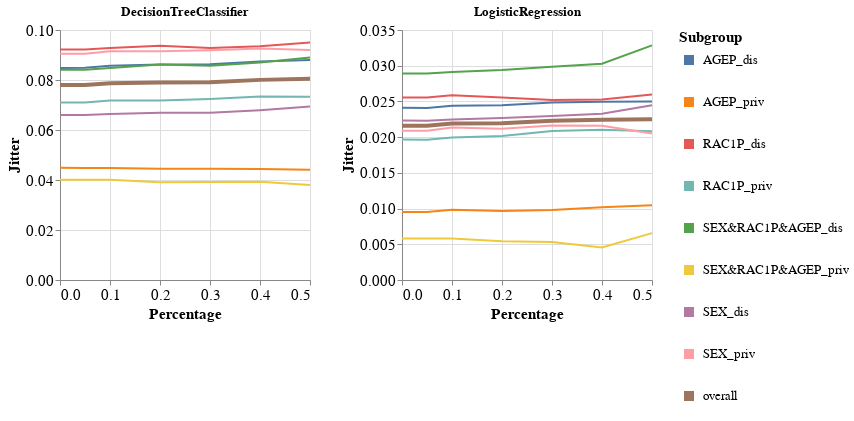

The notebook cell this image was saved under:
### Markdown cell above
### Specific subgroup metric per dataset and multiple models

### Code cell
visualizer.create_subgroups_grid_pct_lines_per_model_plot(subgroup_metric='Jitter',
                                                          target_preprocessing_technique=PREPROCESSING_TECHNIQUES[0],
                                                          model_names=MODEL_NAMES)

### Figure 1 — Vega-Lite specification as saved in the notebook (floating-point values rounded to 4 significant figures)
{"config": {"view": {"continuousWidth": 400, "continuousHeight": 300}, "axis": {"labelFontSize": 15, "titleFontSize": 15}, "legend": {"labelFontSize": 13, "symbolStrokeWidth": 10, "titleFontSize": 15}}, "vconcat": [{"hconcat": [{"mark": "line", "encoding": {"color": {"field": "Subgroup", "type": "nominal"}, "strokeWidth": {"condition": {"value": 4, "test": "datum.Subgroup == 'overall'"}, "value": 2}, "x": {"field": "Percentage", "type": "quantitative"}, "y": {"field": "Metric_Value", "title": "Jitter", "type": "quantitative"}}, "height": 250, "title": "DecisionTreeClassifier", "width": 250}, {"data": {"name": "data-3d122676b78313dbaa237c49a64054c4"}, "mark": "line", "encoding": {"color": {"field": "Subgroup", "type": "nominal"}, "strokeWidth": {"condition": {"value": 4, "test": "datum.Subgroup == 'overall'"}, "value": 2}, "x": {"field": "Percentage", "type": "quantitative"}, "y": {"field": "Metric_Value", "title": "Jitter", "type": "quantitative"}}, "height": 250, "title": "LogisticRegression", "width": 250}]}], "data": {"name": "data-2ae7fdf6c2a7648b239f8c2bcee95294"}, "$schema": "https://vega.github.io/schema/vega-lite/v4.17.0.json", "datasets": {"data-2ae7fdf6c2a7648b239f8c2bcee95294": [{"Model_Name": "DecisionTreeClassifier", "Test_Set_Index": 0.0, "Metric": "Jitter", "Subgroup": "AGEP_dis", "Num_Estimators": 10.0, "Metric_Value": 0.08484, "Percentage": 0.0}, {"Model_Name": "DecisionTreeClassifier", "Test_Set_Index": 0.0, "Metric": "Jitter", "Subgroup": "AGEP_priv", "Num_Estimators": 10.0, "Metric_Value": 0.04487, "Percentage": 0.0}, {"Model_Name": "DecisionTreeClassifier", "Test_Set_Index": 0.0, "Metric": "Jitter", "Subgroup": "RAC1P_dis", "Num_Estimators": 10.0, "Metric_Value": 0.09223, "Percentage": 0.0}, {"Model_Name": "DecisionTreeClassifier", "Test_Set_Index": 0.0, "Metric": "Jitter", "Subgroup": "RAC1P_priv", "Num_Estimators": 10.0, "Metric_Value": 0.07098, "Percentage": 0.0}, {"Model_Name": "DecisionTreeClassifier", "Test_Set_Index": 0.0, "Metric": "Jitter", "Subgroup": "SEX&RAC1P&AGEP_dis", "Num_Estimators": 10.0, "Metric_Value": 0.08408, "Percentage": 0.0}, {"Model_Name": "DecisionTreeClassifier", "Test_Set_Index": 0.0, "Metric": "Jitter", "Subgroup": "SEX&RAC1P&AGEP_priv", "Num_Estimators": 10.0, "Metric_Value": 0.04015, "Percentage": 0.0}, {"Model_Name": "DecisionTreeClassifier", "Test_Set_Index": 0.0, "Metric": "Jitter", "Subgroup": "SEX_dis", "Num_Estimators": 10.0, "Metric_Value": 0.06597, "Percentage": 0.0}, {"Model_Name": "DecisionTreeClassifier", "Test_Set_Index": 0.0, "Metric": "Jitter", "Subgroup": "SEX_priv", "Num_Estimators": 10.0, "Metric_Value": 0.09048, "Percentage": 0.0}, {"Model_Name": "DecisionTreeClassifier", "Test_Set_Index": 0.0, "Metric": "Jitter", "Subgroup": "overall", "Num_Estimators": 10.0, "Metric_Value": 0.078, "Percentage": 0.0}, {"Model_Name": "DecisionTreeClassifier", "Test_Set_Index": 1.0, "Metric": "Jitter", "Subgroup": "AGEP_dis", "Num_Estimators": 10.0, "Metric_Value": 0.08487, "Percentage": 0.05}, {"Model_Name": "DecisionTreeClassifier", "Test_Set_Index": 1.0, "Metric": "Jitter", "Subgroup": "AGEP_priv", "Num_Estimators": 10.0, "Metric_Value": 0.04481, "Percentage": 0.05}, {"Model_Name": "DecisionTreeClassifier", "Test_Set_Index": 1.0, "Metric": "Jitter", "Subgroup": "RAC1P_dis", "Num_Estimators": 10.0, "Metric_Value": 0.09224, "Percentage": 0.05}, {"Model_Name": "DecisionTreeClassifier", "Test_Set_Index": 1.0, "Metric": "Jitter", "Subgroup": "RAC1P_priv", "Num_Estimators": 10.0, "Metric_Value": 0.071, "Percentage": 0.05}, {"Model_Name": "DecisionTreeClassifier", "Test_Set_Index": 1.0, "Metric": "Jitter", "Subgroup": "SEX&RAC1P&AGEP_dis", "Num_Estimators": 10.0, "Metric_Value": 0.08408, "Percentage": 0.05}, {"Model_Name": "DecisionTreeClassifier", "Test_Set_Index": 1.0, "Metric": "Jitter", "Subgroup": "SEX&RAC1P&AGEP_priv", "Num_Estimators": 10.0, "Metric_Value": 0.04015, "Percentage": 0.05}, {"Model_Name": "DecisionTreeClassifier", "Test_Set_Index": 1.0, "Metric": "Jitter", "Subgroup": "SEX_dis", "Num_Estimators": 10.0, "Metric_Value": 0.06596, "Percentage": 0.05}, {"Model_Name": "DecisionTreeClassifier", "Test_Set_Index": 1.0, "Metric": "Jitter", "Subgroup": "SEX_priv", "Num_Estimators": 10.0, "Metric_Value": 0.09051, "Percentage": 0.05}, {"Model_Name": "DecisionTreeClassifier", "Test_Set_Index": 1.0, "Metric": "Jitter", "Subgroup": "overall", "Num_Estimators": 10.0, "Metric_Value": 0.07801, "Percentage": 0.05}, {"Model_Name": "DecisionTreeClassifier", "Test_Set_Index": 2.0, "Metric": "Jitter", "Subgroup": "AGEP_dis", "Num_Estimators": 10.0, "Metric_Value": 0.08574, "Percentage": 0.1}, {"Model_Name": "DecisionTreeClassifier", "Test_Set_Index": 2.0, "Metric": "Jitter", "Subgroup": "AGEP_priv", "Num_Estimators": 10.0, "Metric_Value": 0.04477, "Percentage": 0.1}, {"Model_Name": "DecisionTreeClassifier", "Test_Set_Index": 2.0, "Metric": "Jitter", "Subgroup": "RAC1P_dis", "Num_Estimators": 10.0, "Metric_Value": 0.0928, "Percentage": 0.1}, {"Model_Name": "DecisionTreeClassifier", "Test_Set_Index": 2.0, "Metric": "Jitter", "Subgroup": "RAC1P_priv", "Num_Estimators": 10.0, "Metric_Value": 0.07179, "Percentage": 0.1}, {"Model_Name": "DecisionTreeClassifier", "Test_Set_Index": 2.0, "Metric": "Jitter", "Subgroup": "SEX&RAC1P&AGEP_dis", "Num_Estimators": 10.0, "Metric_Value": 0.08475, "Percentage": 0.1}, {"Model_Name": "DecisionTreeClassifier", "Test_Set_Index": 2.0, "Metric": "Jitter", "Subgroup": "SEX&RAC1P&AGEP_priv", "Num_Estimators": 10.0, "Metric_Value": 0.04015, "Percentage": 0.1}, {"Model_Name": "DecisionTreeClassifier", "Test_Set_Index": 2.0, "Metric": "Jitter", "Subgroup": "SEX_dis", "Num_Estimators": 10.0, "Metric_Value": 0.06636, "Percentage": 0.1}, {"Model_Name": "DecisionTreeClassifier", "Test_Set_Index": 2.0, "Metric": "Jitter", "Subgroup": "SEX_priv", "Num_Estimators": 10.0, "Metric_Value": 0.09155, "Percentage": 0.1}, {"Model_Name": "DecisionTreeClassifier", "Test_Set_Index": 2.0, "Metric": "Jitter", "Subgroup": "overall", "Num_Estimators": 10.0, "Metric_Value": 0.07872, "Percentage": 0.1}, {"Model_Name": "DecisionTreeClassifier", "Test_Set_Index": 3.0, "Metric": "Jitter", "Subgroup": "AGEP_dis", "Num_Estimators": 10.0, "Metric_Value": 0.08615, "Percentage": 0.2}, {"Model_Name": "DecisionTreeClassifier", "Test_Set_Index": 3.0, "Metric": "Jitter", "Subgroup": "AGEP_priv", "Num_Estimators": 10.0, "Metric_Value": 0.04446, "Percentage": 0.2}, {"Model_Name": "DecisionTreeClassifier", "Test_Set_Index": 3.0, "Metric": "Jitter", "Subgroup": "RAC1P_dis", "Num_Estimators": 10.0, "Metric_Value": 0.09365, "Percentage": 0.2}, {"Model_Name": "DecisionTreeClassifier", "Test_Set_Index": 3.0, "Metric": "Jitter", "Subgroup": "RAC1P_priv", "Num_Estimators": 10.0, "Metric_Value": 0.07179, "Percentage": 0.2}, {"Model_Name": "DecisionTreeClassifier", "Test_Set_Index": 3.0, "Metric": "Jitter", "Subgroup": "SEX&RAC1P&AGEP_dis", "Num_Estimators": 10.0, "Metric_Value": 0.08617, "Percentage": 0.2}, {"Model_Name": "DecisionTreeClassifier", "Test_Set_Index": 3.0, "Metric": "Jitter", "Subgroup": "SEX&RAC1P&AGEP_priv", "Num_Estimators": 10.0, "Metric_Value": 0.0391, "Percentage": 0.2}, {"Model_Name": "DecisionTreeClassifier", "Test_Set_Index": 3.0, "Metric": "Jitter", "Subgroup": "SEX_dis", "Num_Estimators": 10.0, "Metric_Value": 0.06693, "Percentage": 0.2}, {"Model_Name": "DecisionTreeClassifier", "Test_Set_Index": 3.0, "Metric": "Jitter", "Subgroup": "SEX_priv", "Num_Estimators": 10.0, "Metric_Value": 0.09155, "Percentage": 0.2}, {"Model_Name": "DecisionTreeClassifier", "Test_Set_Index": 3.0, "Metric": "Jitter", "Subgroup": "overall", "Num_Estimators": 10.0, "Metric_Value": 0.07901, "Percentage": 0.2}, {"Model_Name": "DecisionTreeClassifier", "Test_Set_Index": 4.0, "Metric": "Jitter", "Subgroup": "AGEP_dis", "Num_Estimators": 10.0, "Metric_Value": 0.0863, "Percentage": 0.3}, {"Model_Name": "DecisionTreeClassifier", "Test_Set_Index": 4.0, "Metric": "Jitter", "Subgroup": "AGEP_priv", "Num_Estimators": 10.0, "Metric_Value": 0.04448, "Percentage": 0.3}, {"Model_Name": "DecisionTreeClassifier", "Test_Set_Index": 4.0, "Metric": "Jitter", "Subgroup": "RAC1P_dis", "Num_Estimators": 10.0, "Metric_Value": 0.09284, "Percentage": 0.3}, {"Model_Name": "DecisionTreeClassifier", "Test_Set_Index": 4.0, "Metric": "Jitter", "Subgroup": "RAC1P_priv", "Num_Estimators": 10.0, "Metric_Value": 0.07239, "Percentage": 0.3}, {"Model_Name": "DecisionTreeClassifier", "Test_Set_Index": 4.0, "Metric": "Jitter", "Subgroup": "SEX&RAC1P&AGEP_dis", "Num_Estimators": 10.0, "Metric_Value": 0.08575, "Percentage": 0.3}, {"Model_Name": "DecisionTreeClassifier", "Test_Set_Index": 4.0, "Metric": "Jitter", "Subgroup": "SEX&RAC1P&AGEP_priv", "Num_Estimators": 10.0, "Metric_Value": 0.03918, "Percentage": 0.3}, {"Model_Name": "DecisionTreeClassifier", "Test_Set_Index": 4.0, "Metric": "Jitter", "Subgroup": "SEX_dis", "Num_Estimators": 10.0, "Metric_Value": 0.06686, "Percentage": 0.3}, {"Model_Name": "DecisionTreeClassifier", "Test_Set_Index": 4.0, "Metric": "Jitter", "Subgroup": "SEX_priv", "Num_Estimators": 10.0, "Metric_Value": 0.09188, "Percentage": 0.3}, {"Model_Name": "DecisionTreeClassifier", "Test_Set_Index": 4.0, "Metric": "Jitter", "Subgroup": "overall", "Num_Estimators": 10.0, "Metric_Value": 0.07914, "Percentage": 0.3}, {"Model_Name": "DecisionTreeClassifier", "Test_Set_Index": 5.0, "Metric": "Jitter", "Subgroup": "AGEP_dis", "Num_Estimators": 10.0, "Metric_Value": 0.08742, "Percentage": 0.4}, {"Model_Name": "DecisionTreeClassifier", "Test_Set_Index": 5.0, "Metric": "Jitter", "Subgroup": "AGEP_priv", "Num_Estimators": 10.0, "Metric_Value": 0.04439, "Percentage": 0.4}, {"Model_Name": "DecisionTreeClassifier", "Test_Set_Index": 5.0, "Metric": "Jitter", "Subgroup": "RAC1P_dis", "Num_Estimators": 10.0, "Metric_Value": 0.09348, "Percentage": 0.4}, {"Model_Name": "DecisionTreeClassifier", "Test_Set_Index": 5.0, "Metric": "Jitter", "Subgroup": "RAC1P_priv", "Num_Estimators": 10.0, "Metric_Value": 0.07343, "Percentage": 0.4}, {"Model_Name": "DecisionTreeClassifier", "Test_Set_Index": 5.0, "Metric": "Jitter", "Subgroup": "SEX&RAC1P&AGEP_dis", "Num_Estimators": 10.0, "Metric_Value": 0.08702, "Percentage": 0.4}, {"Model_Name": "DecisionTreeClassifier", "Test_Set_Index": 5.0, "Metric": "Jitter", "Subgroup": "SEX&RAC1P&AGEP_priv", "Num_Estimators": 10.0, "Metric_Value": 0.03927, "Percentage": 0.4}, {"Model_Name": "DecisionTreeClassifier", "Test_Set_Index": 5.0, "Metric": "Jitter", "Subgroup": "SEX_dis", "Num_Estimators": 10.0, "Metric_Value": 0.06791, "Percentage": 0.4}, {"Model_Name": "DecisionTreeClassifier", "Test_Set_Index": 5.0, "Metric": "Jitter", "Subgroup": "SEX_priv", "Num_Estimators": 10.0, "Metric_Value": 0.09264, "Percentage": 0.4}, {"Model_Name": "DecisionTreeClassifier", "Test_Set_Index": 5.0, "Metric": "Jitter", "Subgroup": "overall", "Num_Estimators": 10.0, "Metric_Value": 0.08005, "Percentage": 0.4}, {"Model_Name": "DecisionTreeClassifier", "Test_Set_Index": 6.0, "Metric": "Jitter", "Subgroup": "AGEP_dis", "Num_Estimators": 10.0, "Metric_Value": 0.08799, "Percentage": 0.5}, {"Model_Name": "DecisionTreeClassifier", "Test_Set_Index": 6.0, "Metric": "Jitter", "Subgroup": "AGEP_priv", "Num_Estimators": 10.0, "Metric_Value": 0.04412, "Percentage": 0.5}, {"Model_Name": "DecisionTreeClassifier", "Test_Set_Index": 6.0, "Metric": "Jitter", "Subgroup": "RAC1P_dis", "Num_Estimators": 10.0, "Metric_Value": 0.09501, "Percentage": 0.5}, {"Model_Name": "DecisionTreeClassifier", "Test_Set_Index": 6.0, "Metric": "Jitter", "Subgroup": "RAC1P_priv", "Num_Estimators": 10.0, "Metric_Value": 0.0733, "Percentage": 0.5}, {"Model_Name": "DecisionTreeClassifier", "Test_Set_Index": 6.0, "Metric": "Jitter", "Subgroup": "SEX&RAC1P&AGEP_dis", "Num_Estimators": 10.0, "Metric_Value": 0.08899, "Percentage": 0.5}, {"Model_Name": "DecisionTreeClassifier", "Test_Set_Index": 6.0, "Metric": "Jitter", "Subgroup": "SEX&RAC1P&AGEP_priv", "Num_Estimators": 10.0, "Metric_Value": 0.03801, "Percentage": 0.5}, {"Model_Name": "DecisionTreeClassifier", "Test_Set_Index": 6.0, "Metric": "Jitter", "Subgroup": "SEX_dis", "Num_Estimators": 10.0, "Metric_Value": 0.0694, "Percentage": 0.5}, {"Model_Name": "DecisionTreeClassifier", "Test_Set_Index": 6.0, "Metric": "Jitter", "Subgroup": "SEX_priv", "Num_Estimators": 10.0, "Metric_Value": 0.09197, "Percentage": 0.5}, {"Model_Name": "DecisionTreeClassifier", "Test_Set_Index": 6.0, "Metric": "Jitter", "Subgroup": "overall", "Num_Estimators": 10.0, "Metric_Value": 0.08048, "Percentage": 0.5}], "data-3d122676b78313dbaa237c49a64054c4": [{"Model_Name": "LogisticRegression", "Test_Set_Index": 0.0, "Metric": "Jitter", "Subgroup": "AGEP_dis", "Num_Estimators": 10.0, "Metric_Value": 0.0241, "Percentage": 0.0}, {"Model_Name": "LogisticRegression", "Test_Set_Index": 0.0, "Metric": "Jitter", "Subgroup": "AGEP_priv", "Num_Estimators": 10.0, "Metric_Value": 0.00953, "Percentage": 0.0}, {"Model_Name": "LogisticRegression", "Test_Set_Index": 0.0, "Metric": "Jitter", "Subgroup": "RAC1P_dis", "Num_Estimators": 10.0, "Metric_Value": 0.02555, "Percentage": 0.0}, {"Model_Name": "LogisticRegression", "Test_Set_Index": 0.0, "Metric": "Jitter", "Subgroup": "RAC1P_priv", "Num_Estimators": 10.0, "Metric_Value": 0.01968, "Percentage": 0.0}, {"Model_Name": "LogisticRegression", "Test_Set_Index": 0.0, "Metric": "Jitter", "Subgroup": "SEX&RAC1P&AGEP_dis", "Num_Estimators": 10.0, "Metric_Value": 0.0289, "Percentage": 0.0}, {"Model_Name": "LogisticRegression", "Test_Set_Index": 0.0, "Metric": "Jitter", "Subgroup": "SEX&RAC1P&AGEP_priv", "Num_Estimators": 10.0, "Metric_Value": 0.005807, "Percentage": 0.0}, {"Model_Name": "LogisticRegression", "Test_Set_Index": 0.0, "Metric": "Jitter", "Subgroup": "SEX_dis", "Num_Estimators": 10.0, "Metric_Value": 0.02232, "Percentage": 0.0}, {"Model_Name": "LogisticRegression", "Test_Set_Index": 0.0, "Metric": "Jitter", "Subgroup": "SEX_priv", "Num_Estimators": 10.0, "Metric_Value": 0.0209, "Percentage": 0.0}, {"Model_Name": "LogisticRegression", "Test_Set_Index": 0.0, "Metric": "Jitter", "Subgroup": "overall", "Num_Estimators": 10.0, "Metric_Value": 0.02161, "Percentage": 0.0}, {"Model_Name": "LogisticRegression", "Test_Set_Index": 1.0, "Metric": "Jitter", "Subgroup": "AGEP_dis", "Num_Estimators": 10.0, "Metric_Value": 0.02408, "Percentage": 0.05}, {"Model_Name": "LogisticRegression", "Test_Set_Index": 1.0, "Metric": "Jitter", "Subgroup": "AGEP_priv", "Num_Estimators": 10.0, "Metric_Value": 0.00953, "Percentage": 0.05}, {"Model_Name": "LogisticRegression", "Test_Set_Index": 1.0, "Metric": "Jitter", "Subgroup": "RAC1P_dis", "Num_Estimators": 10.0, "Metric_Value": 0.02555, "Percentage": 0.05}, {"Model_Name": "LogisticRegression", "Test_Set_Index": 1.0, "Metric": "Jitter", "Subgroup": "RAC1P_priv", "Num_Estimators": 10.0, "Metric_Value": 0.01965, "Percentage": 0.05}, {"Model_Name": "LogisticRegression", "Test_Set_Index": 1.0, "Metric": "Jitter", "Subgroup": "SEX&RAC1P&AGEP_dis", "Num_Estimators": 10.0, "Metric_Value": 0.0289, "Percentage": 0.05}, {"Model_Name": "LogisticRegression", "Test_Set_Index": 1.0, "Metric": "Jitter", "Subgroup": "SEX&RAC1P&AGEP_priv", "Num_Estimators": 10.0, "Metric_Value": 0.005807, "Percentage": 0.05}, {"Model_Name": "LogisticRegression", "Test_Set_Index": 1.0, "Metric": "Jitter", "Subgroup": "SEX_dis", "Num_Estimators": 10.0, "Metric_Value": 0.0223, "Percentage": 0.05}, {"Model_Name": "LogisticRegression", "Test_Set_Index": 1.0, "Metric": "Jitter", "Subgroup": "SEX_priv", "Num_Estimators": 10.0, "Metric_Value": 0.02088, "Percentage": 0.05}, {"Model_Name": "LogisticRegression", "Test_Set_Index": 1.0, "Metric": "Jitter", "Subgroup": "overall", "Num_Estimators": 10.0, "Metric_Value": 0.02159, "Percentage": 0.05}, {"Model_Name": "LogisticRegression", "Test_Set_Index": 2.0, "Metric": "Jitter", "Subgroup": "AGEP_dis", "Num_Estimators": 10.0, "Metric_Value": 0.02439, "Percentage": 0.1}, {"Model_Name": "LogisticRegression", "Test_Set_Index": 2.0, "Metric": "Jitter", "Subgroup": "AGEP_priv", "Num_Estimators": 10.0, "Metric_Value": 0.009841, "Percentage": 0.1}, {"Model_Name": "LogisticRegression", "Test_Set_Index": 2.0, "Metric": "Jitter", "Subgroup": "RAC1P_dis", "Num_Estimators": 10.0, "Metric_Value": 0.02586, "Percentage": 0.1}, {"Model_Name": "LogisticRegression", "Test_Set_Index": 2.0, "Metric": "Jitter", "Subgroup": "RAC1P_priv", "Num_Estimators": 10.0, "Metric_Value": 0.01996, "Percentage": 0.1}, {"Model_Name": "LogisticRegression", "Test_Set_Index": 2.0, "Metric": "Jitter", "Subgroup": "SEX&RAC1P&AGEP_dis", "Num_Estimators": 10.0, "Metric_Value": 0.02912, "Percentage": 0.1}, {"Model_Name": "LogisticRegression", "Test_Set_Index": 2.0, "Metric": "Jitter", "Subgroup": "SEX&RAC1P&AGEP_priv", "Num_Estimators": 10.0, "Metric_Value": 0.005807, "Percentage": 0.1}, {"Model_Name": "LogisticRegression", "Test_Set_Index": 2.0, "Metric": "Jitter", "Subgroup": "SEX_dis", "Num_Estimators": 10.0, "Metric_Value": 0.02246, "Percentage": 0.1}, {"Model_Name": "LogisticRegression", "Test_Set_Index": 2.0, "Metric": "Jitter", "Subgroup": "SEX_priv", "Num_Estimators": 10.0, "Metric_Value": 0.02135, "Percentage": 0.1}, {"Model_Name": "LogisticRegression", "Test_Set_Index": 2.0, "Metric": "Jitter", "Subgroup": "overall", "Num_Estimators": 10.0, "Metric_Value": 0.02191, "Percentage": 0.1}, {"Model_Name": "LogisticRegression", "Test_Set_Index": 3.0, "Metric": "Jitter", "Subgroup": "AGEP_dis", "Num_Estimators": 10.0, "Metric_Value": 0.02447, "Percentage": 0.2}, {"Model_Name": "LogisticRegression", "Test_Set_Index": 3.0, "Metric": "Jitter", "Subgroup": "AGEP_priv", "Num_Estimators": 10.0, "Metric_Value": 0.009646, "Percentage": 0.2}, {"Model_Name": "LogisticRegression", "Test_Set_Index": 3.0, "Metric": "Jitter", "Subgroup": "RAC1P_dis", "Num_Estimators": 10.0, "Metric_Value": 0.02557, "Percentage": 0.2}, {"Model_Name": "LogisticRegression", "Test_Set_Index": 3.0, "Metric": "Jitter", "Subgroup": "RAC1P_priv", "Num_Estimators": 10.0, "Metric_Value": 0.02015, "Percentage": 0.2}, {"Model_Name": "LogisticRegression", "Test_Set_Index": 3.0, "Metric": "Jitter", "Subgroup": "SEX&RAC1P&AGEP_dis", "Num_Estimators": 10.0, "Metric_Value": 0.0294, "Percentage": 0.2}, {"Model_Name": "LogisticRegression", "Test_Set_Index": 3.0, "Metric": "Jitter", "Subgroup": "SEX&RAC1P&AGEP_priv", "Num_Estimators": 10.0, "Metric_Value": 0.00543, "Percentage": 0.2}, {"Model_Name": "LogisticRegression", "Test_Set_Index": 3.0, "Metric": "Jitter", "Subgroup": "SEX_dis", "Num_Estimators": 10.0, "Metric_Value": 0.02269, "Percentage": 0.2}, {"Model_Name": "LogisticRegression", "Test_Set_Index": 3.0, "Metric": "Jitter", "Subgroup": "SEX_priv", "Num_Estimators": 10.0, "Metric_Value": 0.02117, "Percentage": 0.2}, {"Model_Name": "LogisticRegression", "Test_Set_Index": 3.0, "Metric": "Jitter", "Subgroup": "overall", "Num_Estimators": 10.0, "Metric_Value": 0.02193, "Percentage": 0.2}, {"Model_Name": "LogisticRegression", "Test_Set_Index": 4.0, "Metric": "Jitter", "Subgroup": "AGEP_dis", "Num_Estimators": 10.0, "Metric_Value": 0.02486, "Percentage": 0.3}, {"Model_Name": "LogisticRegression", "Test_Set_Index": 4.0, "Metric": "Jitter", "Subgroup": "AGEP_priv", "Num_Estimators": 10.0, "Metric_Value": 0.00979, "Percentage": 0.3}, {"Model_Name": "LogisticRegression", "Test_Set_Index": 4.0, "Metric": "Jitter", "Subgroup": "RAC1P_dis", "Num_Estimators": 10.0, "Metric_Value": 0.02521, "Percentage": 0.3}, {"Model_Name": "LogisticRegression", "Test_Set_Index": 4.0, "Metric": "Jitter", "Subgroup": "RAC1P_priv", "Num_Estimators": 10.0, "Metric_Value": 0.02085, "Percentage": 0.3}, {"Model_Name": "LogisticRegression", "Test_Set_Index": 4.0, "Metric": "Jitter", "Subgroup": "SEX&RAC1P&AGEP_dis", "Num_Estimators": 10.0, "Metric_Value": 0.02985, "Percentage": 0.3}, {"Model_Name": "LogisticRegression", "Test_Set_Index": 4.0, "Metric": "Jitter", "Subgroup": "SEX&RAC1P&AGEP_priv", "Num_Estimators": 10.0, "Metric_Value": 0.005304, "Percentage": 0.3}, {"Model_Name": "LogisticRegression", "Test_Set_Index": 4.0, "Metric": "Jitter", "Subgroup": "SEX_dis", "Num_Estimators": 10.0, "Metric_Value": 0.02295, "Percentage": 0.3}, {"Model_Name": "LogisticRegression", "Test_Set_Index": 4.0, "Metric": "Jitter", "Subgroup": "SEX_priv", "Num_Estimators": 10.0, "Metric_Value": 0.02163, "Percentage": 0.3}, {"Model_Name": "LogisticRegression", "Test_Set_Index": 4.0, "Metric": "Jitter", "Subgroup": "overall", "Num_Estimators": 10.0, "Metric_Value": 0.02229, "Percentage": 0.3}, {"Model_Name": "LogisticRegression", "Test_Set_Index": 5.0, "Metric": "Jitter", "Subgroup": "AGEP_dis", "Num_Estimators": 10.0, "Metric_Value": 0.02496, "Percentage": 0.4}, {"Model_Name": "LogisticRegression", "Test_Set_Index": 5.0, "Metric": "Jitter", "Subgroup": "AGEP_priv", "Num_Estimators": 10.0, "Metric_Value": 0.01019, "Percentage": 0.4}, {"Model_Name": "LogisticRegression", "Test_Set_Index": 5.0, "Metric": "Jitter", "Subgroup": "RAC1P_dis", "Num_Estimators": 10.0, "Metric_Value": 0.02526, "Percentage": 0.4}, {"Model_Name": "LogisticRegression", "Test_Set_Index": 5.0, "Metric": "Jitter", "Subgroup": "RAC1P_priv", "Num_Estimators": 10.0, "Metric_Value": 0.02104, "Percentage": 0.4}, {"Model_Name": "LogisticRegression", "Test_Set_Index": 5.0, "Metric": "Jitter", "Subgroup": "SEX&RAC1P&AGEP_dis", "Num_Estimators": 10.0, "Metric_Value": 0.03027, "Percentage": 0.4}, {"Model_Name": "LogisticRegression", "Test_Set_Index": 5.0, "Metric": "Jitter", "Subgroup": "SEX&RAC1P&AGEP_priv", "Num_Estimators": 10.0, "Metric_Value": 0.004549, "Percentage": 0.4}, {"Model_Name": "LogisticRegression", "Test_Set_Index": 5.0, "Metric": "Jitter", "Subgroup": "SEX_dis", "Num_Estimators": 10.0, "Metric_Value": 0.02326, "Percentage": 0.4}, {"Model_Name": "LogisticRegression", "Test_Set_Index": 5.0, "Metric": "Jitter", "Subgroup": "SEX_priv", "Num_Estimators": 10.0, "Metric_Value": 0.02159, "Percentage": 0.4}, {"Model_Name": "LogisticRegression", "Test_Set_Index": 5.0, "Metric": "Jitter", "Subgroup": "overall", "Num_Estimators": 10.0, "Metric_Value": 0.02243, "Percentage": 0.4}, {"Model_Name": "LogisticRegression", "Test_Set_Index": 6.0, "Metric": "Jitter", "Subgroup": "AGEP_dis", "Num_Estimators": 10.0, "Metric_Value": 0.02501, "Percentage": 0.5}, {"Model_Name": "LogisticRegression", "Test_Set_Index": 6.0, "Metric": "Jitter", "Subgroup": "AGEP_priv", "Num_Estimators": 10.0, "Metric_Value": 0.01045, "Percentage": 0.5}, {"Model_Name": "LogisticRegression", "Test_Set_Index": 6.0, "Metric": "Jitter", "Subgroup": "RAC1P_dis", "Num_Estimators": 10.0, "Metric_Value": 0.02597, "Percentage": 0.5}, {"Model_Name": "LogisticRegression", "Test_Set_Index": 6.0, "Metric": "Jitter", "Subgroup": "RAC1P_priv", "Num_Estimators": 10.0, "Metric_Value": 0.02083, "Percentage": 0.5}, {"Model_Name": "LogisticRegression", "Test_Set_Index": 6.0, "Metric": "Jitter", "Subgroup": "SEX&RAC1P&AGEP_dis", "Num_Estimators": 10.0, "Metric_Value": 0.03284, "Percentage": 0.5}, {"Model_Name": "LogisticRegression", "Test_Set_Index": 6.0, "Metric": "Jitter", "Subgroup": "SEX&RAC1P&AGEP_priv", "Num_Estimators": 10.0, "Metric_Value": 0.006562, "Percentage": 0.5}, {"Model_Name": "LogisticRegression", "Test_Set_Index": 6.0, "Metric": "Jitter", "Subgroup": "SEX_dis", "Num_Estimators": 10.0, "Metric_Value": 0.02447, "Percentage": 0.5}, {"Model_Name": "LogisticRegression", "Test_Set_Index": 6.0, "Metric": "Jitter", "Subgroup": "SEX_priv", "Num_Estimators": 10.0, "Metric_Value": 0.02052, "Percentage": 0.5}, {"Model_Name": "LogisticRegression", "Test_Set_Index": 6.0, "Metric": "Jitter", "Subgroup": "overall", "Num_Estimators": 10.0, "Metric_Value": 0.02252, "Percentage": 0.5}]}}
